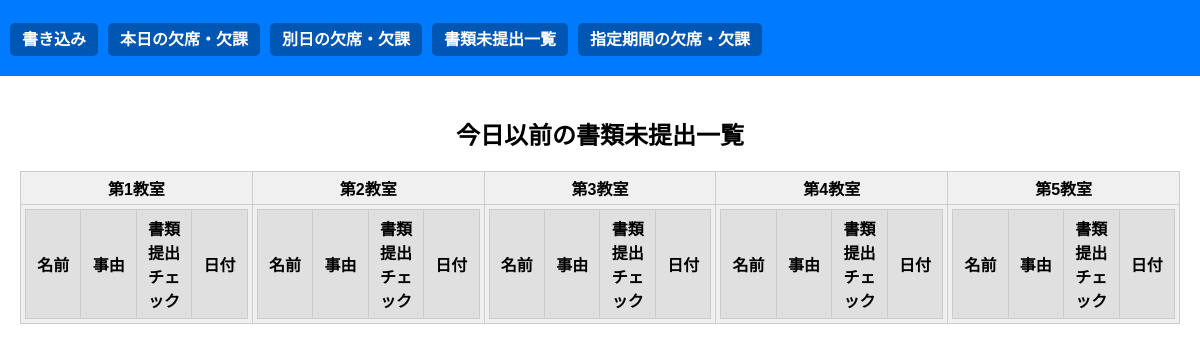
Before: /undelivered with the older database file.
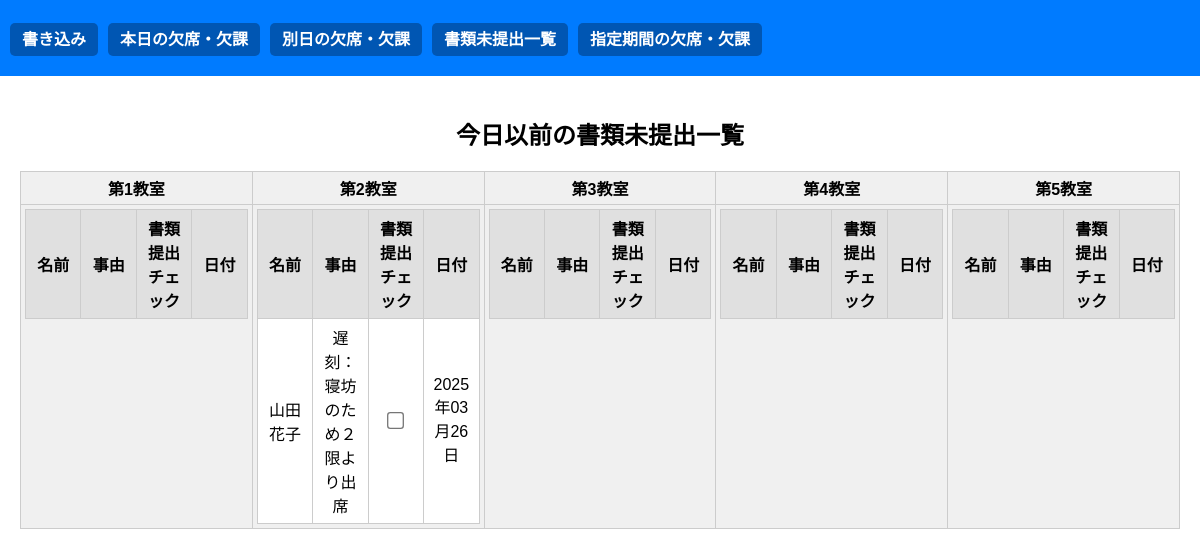
After: the same page with the newer database file.
### tables this page shows
CREATE TABLE attendance (
    id INTEGER PRIMARY KEY AUTOINCREMENT,
    student_id INTEGER,
    date TEXT,
    reason TEXT,
    document_submitted INTEGER DEFAULT 0,
    UNIQUE(student_id, date),
    FOREIGN KEY (student_id) REFERENCES students(id)
);

CREATE TABLE students (
    id INTEGER PRIMARY KEY AUTOINCREMENT,
    name TEXT NOT NULL,
    classroom TEXT NOT NULL
);

### app.py (the view)
@app.route('/undelivered')
def undelivered():
    conn = get_db()
    cur = conn.cursor()
    cur.execute("""
        SELECT s.id AS student_id, s.name, s.classroom,
               a.reason, a.document_submitted, a.date
        FROM students s
        JOIN attendance a ON s.id = a.student_id
        WHERE a.document_submitted = 0
              AND a.reason IS NOT NULL AND TRIM(a.reason) != ''
              AND DATE(a.date) < DATE('now')
        ORDER BY s.classroom, a.date
    """)
    rows = cur.fetchall()
    records = []
    for r in rows:
        record = dict(r)
        date_val = record["date"]
        if isinstance(date_val, str):
            dt = datetime.strptime(date_val, "%Y-%m-%d").date()
        else:
            dt = date_val
        record["formatted_date"] = dt.strftime("%Y年%m月%d日")
        records.append(record)
    return render_template('undelivered.html', records=records)

### app.py (called while the page is built)
def get_db():
    conn = sqlite3.connect(DB)
    conn.row_factory = sqlite3.Row
    return conn

### templates/undelivered.html (shortened to what this page needs)
{% extends "base.html" %}
{% block content %}
<h2 class="centered">今日以前の書類未提出一覧</h2>
<table class="classroom-table">
    <tr>
        {% for i in range(1, 6) %}
        <th>第{{ i }}教室</th>
        {% endfor %}
    </tr>
    <tr>
        {% for i in range(1, 6) %}
        {% set classroom_name = '第' ~ i ~ '教室' %}
        <td>
            <table class="inner-table student-table">
                <tr>
                    <th>名前</th>
                    <th>事由</th>
                    <th>書類提出チェック</th>
                    <th>日付</th>
                </tr>
                {% for r in records if r.classroom == classroom_name and r.reason %}
                <tr>
                    <td>{{ r.name }}</td>
                    <td>{{ r.reason or '' }}</td>
                    <td>
                        <form method="post" action="{{ url_for('toggle_submitted') }}">
                            <input type="checkbox" name="submitted" onchange="this.form.submit()"
                                {% if r.document_submitted %}checked{% endif %}>
                        </form>
                    </td>
                    <td>{{ r.formatted_date }}</td>
                </tr>
                {% endfor %}
            </table>
        </td>
        {% endfor %}
    </tr>
</table>
{% endblock %}

Changed rows visible on the page:
now on this page (row edited): attendance: name "山田 花子", reason "遅刻：寝坊のため２限より出席", formatted_date "2025年03月26日"
